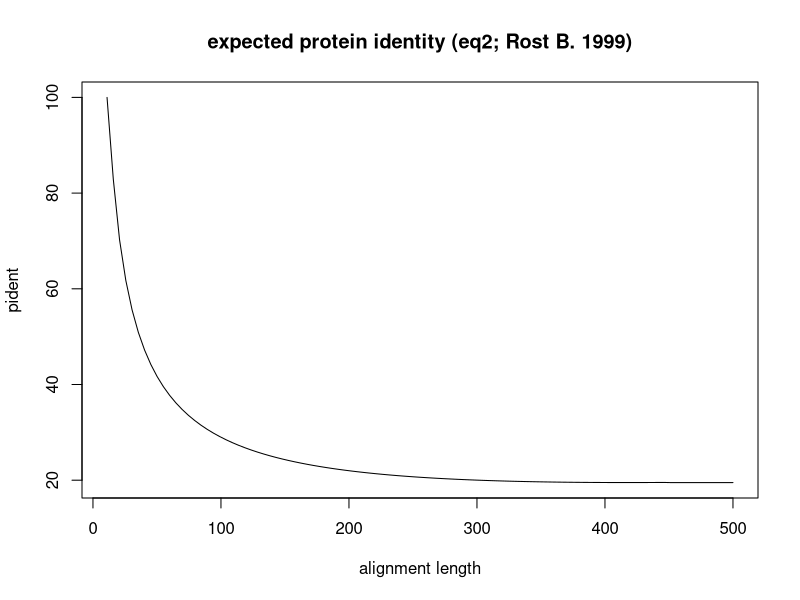

Generate this figure with R:
## ----setup, include = FALSE---------------------------------------------------
knitr::opts_chunk$set(
  collapse = TRUE,
  comment = "#>"
)

## -----------------------------------------------------------------------------
#plot expected pident by alignment length using eq2 from Rost (1999)
get_pident_by_length <- function(x){
  eq2 <- function(L){
    if(L <= 11){return(100)}
    if(L <= 450){return(480*(L^(-0.32*(1+(exp(-L/1000))))))}
    if(L > 450){return(19.5)}
  }
  return(unlist(lapply(x, eq2)))
}
curve(get_pident_by_length, 11, 500, pch = 20, xlab = "alignment length", ylab = "pident",
      main = "expected protein identity (eq2; Rost B. 1999)")

